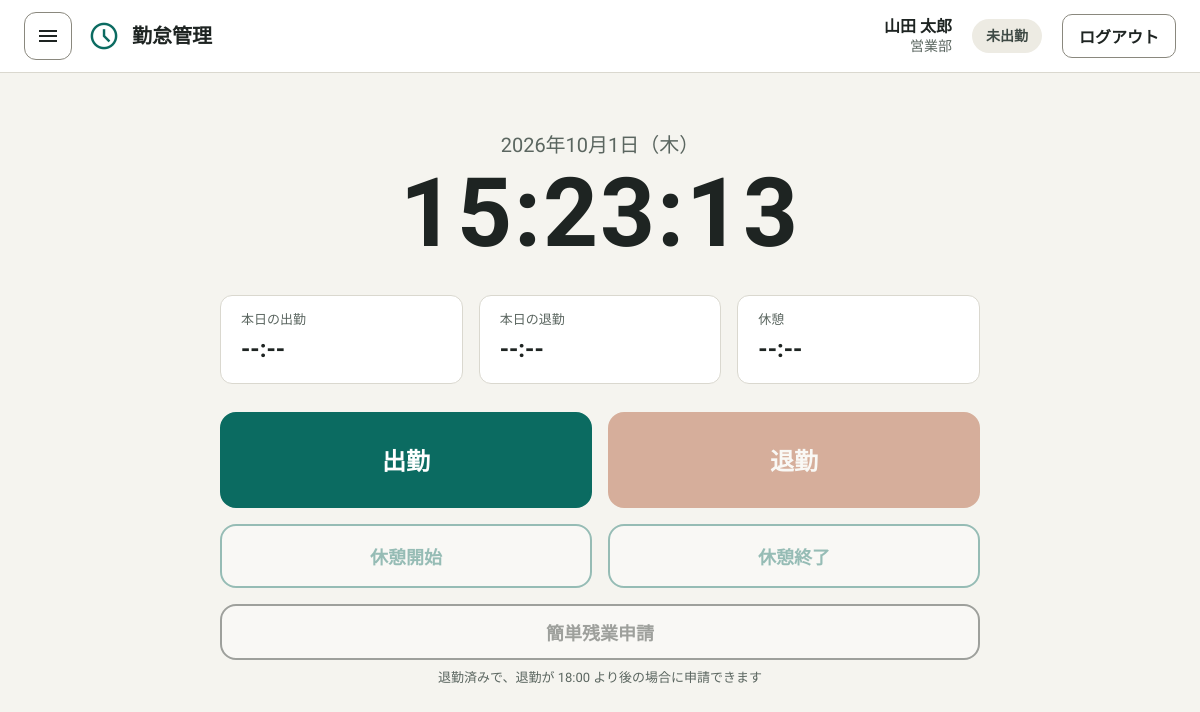
The page / (signed in) on the database its author committed.
### tables this page shows
CREATE TABLE employees (
  employee_id  VARCHAR(7) NOT NULL COMMENT '社員コード(例:2026001, 2026A01)',
  name           VARCHAR(100) NOT NULL COMMENT '氏名',
  email          VARCHAR(254) NOT NULL COMMENT 'メールアドレス',
  department_id  INT UNSIGNED NOT NULL COMMENT '部署ID',
  joined_on      DATE         NOT NULL COMMENT '入社日',
  left_on        DATE         NULL     COMMENT '退社日(在籍中はNULL)',
  employment_status VARCHAR(20) NOT NULL DEFAULT 'active' COMMENT '在籍状態(active=在籍)',
  created_at     DATETIME     NOT NULL DEFAULT CURRENT_TIMESTAMP,
  updated_at     DATETIME     NOT NULL DEFAULT CURRENT_TIMESTAMP ON UPDATE CURRENT_TIMESTAMP,
  PRIMARY KEY (employee_id),
  UNIQUE KEY uq_employees_email (email),
  KEY idx_employees_department (department_id),
  CONSTRAINT fk_employees_department FOREIGN KEY (department_id) REFERENCES departments (id)
);

CREATE TABLE departments (
  id          INT UNSIGNED NOT NULL AUTO_INCREMENT COMMENT '部署ID',
  name        VARCHAR(50)  NOT NULL COMMENT '部署名',
  is_active   TINYINT(1)   NOT NULL DEFAULT 1 COMMENT '利用可否(1=有効,0=無効)',
  created_at  DATETIME     NOT NULL DEFAULT CURRENT_TIMESTAMP,
  updated_at  DATETIME     NOT NULL DEFAULT CURRENT_TIMESTAMP ON UPDATE CURRENT_TIMESTAMP,
  PRIMARY KEY (id),
  UNIQUE KEY uq_departments_name (name)
);

CREATE TABLE work_settings (
  id              TINYINT UNSIGNED NOT NULL DEFAULT 1 COMMENT '常に1',
  standard_start  TIME NOT NULL DEFAULT '09:00:00' COMMENT '標準始業時刻(※要確認)',
  standard_end    TIME NOT NULL DEFAULT '18:00:00' COMMENT '標準終業時刻',
  lunch_start     TIME NOT NULL DEFAULT '12:00:00' COMMENT '昼休憩開始',
  lunch_end       TIME NOT NULL DEFAULT '13:00:00' COMMENT '昼休憩終了',
  updated_at      DATETIME NOT NULL DEFAULT CURRENT_TIMESTAMP ON UPDATE CURRENT_TIMESTAMP,
  PRIMARY KEY (id)
);

### src/functions.php (called while the page is built, shortened)
<?php
function h($value) {
    return htmlspecialchars((string) $value, ENT_QUOTES, 'UTF-8');
}
function appUrl(string $path = ''): string {
    $documentRoot = realpath($_SERVER['DOCUMENT_ROOT'] ?? '');
    $appRoot = realpath(__DIR__ . '/..');
    $base = '';
    if ($documentRoot !== false && $appRoot !== false && str_starts_with($appRoot, $documentRoot)) {
        $base = str_replace('\\', '/', substr($appRoot, strlen($documentRoot)));
    }
    return rtrim($base, '/') . '/' . ltrim($path, '/');
}
function assetUrl(string $path): string {
    $file = __DIR__ . '/../' . ltrim($path, '/');
    $time = is_file($file) ? filemtime($file) : false;
    return appUrl($path) . ($time === false ? '' : '?v=' . $time);
}
function formatTime(?string $time): string {
    return $time === null ? '--:--' : substr($time, 0, 5);
}

### src/session.php (called while the page is built, shortened)
<?php
function startAppSession(): void {
    $savePath = sys_get_temp_dir() . '/attendance_sessions';
    $now = time();
}
function csrfToken(): string {
    return $_SESSION['csrf_token'];
}

### src/auth.php (called while the page is built, shortened)
<?php
include_once(__DIR__ . '/session.php');
include_once(__DIR__ . '/queries/login_accounts.php');
include_once(__DIR__ . '/queries/employees.php');
function requireLogin(PDO $pdo): array {
    $user = currentUser($pdo);
    return $user;
}
function currentUser(PDO $pdo): ?array {
    $loginId = $_SESSION['user']['login_id'] ?? null;
    $account = fetchLoginAccount($pdo, $loginId);
    $user = [
        'login_id' => $account['login_id'],
        'employee_id' => $account['employee_id'],
        'role' => $account['role'],
        'approval_scope' => $account['approval_scope'],
        'name' => 'システム管理者',
        'department_name' => '',
        'joined_on' => null,
        'department_id' => null,
    ];
    if ($account['role'] !== ROLE_SYSTEM_ADMIN) {
        $profile = fetchEmployeeProfile($pdo, $account['employee_id']);
        $user['name'] = $profile['name'];
        $user['department_name'] = $profile['department_name'];
        $user['joined_on'] = $profile['joined_on'] ?? null;
        $user['department_id'] = isset($profile['department_id']) ? (int) $profile['department_id'] : null;
    }
    return $user;
}

### src/queries/login_accounts.php (called while the page is built, shortened)
<?php
function fetchLoginAccount(PDO $pdo, string $loginId): ?array {
    $sql = 'SELECT login_id, employee_id, password_hash, role, approval_scope, is_active FROM login_accounts WHERE login_id = :login_id';
    $stmt = $pdo->prepare($sql);
    $stmt->bindValue(':login_id', $loginId, PDO::PARAM_STR);
    $stmt->execute();
    $row = $stmt->fetch(PDO::FETCH_ASSOC);
    return $row === false ? null : $row;
}

### src/queries/employees.php (called while the page is built, shortened)
<?php
function fetchEmployeeProfile(PDO $pdo, string $employeeId): ?array {
    $sql = 'SELECT e.employee_id, e.name, d.name AS department_name, e.joined_on, e.department_id, e.employment_status FROM employees e JOIN departments d ON e.department_id = d.id WHERE e.employee_id = :employee_id';
    $stmt = $pdo->prepare($sql);
    $stmt->bindValue(':employee_id', $employeeId, PDO::PARAM_STR);
    $stmt->execute();
    $row = $stmt->fetch(PDO::FETCH_ASSOC);
    return $row === false ? null : $row;
}

### src/attendance.php (called while the page is built, shortened)
<?php
include_once(__DIR__ . '/queries/attendances.php');
function workDateOf(int $timestamp): string {
    return date('Y-m-d', $timestamp);
}

### src/queries/attendances.php (called while the page is built, shortened)
<?php
function fetchAttendance(PDO $pdo, string $employeeId, string $workDate): ?array {
    $sql = 'SELECT check_in_at, check_out_at, break_start_at, break_end_at, overtime_end_at FROM attendances WHERE employee_id = :employee_id AND work_date = :work_date';
    $stmt = $pdo->prepare($sql);
    $stmt->bindValue(':employee_id', $employeeId, PDO::PARAM_STR);
    $stmt->bindValue(':work_date', $workDate, PDO::PARAM_STR);
    $stmt->execute();
    $row = $stmt->fetch(PDO::FETCH_ASSOC);
    return $row === false ? null : $row;
}

### src/queries/work_settings.php (called while the page is built, shortened)
<?php
function fetchWorkSettings(PDO $pdo): array {
    $sql = 'SELECT standard_start, standard_end, lunch_start, lunch_end, updated_at FROM work_settings WHERE id = :id';
    $stmt = $pdo->prepare($sql);
    $id = 1;
    $stmt->bindParam(':id', $id, PDO::PARAM_INT);
    $stmt->execute();
    $row = $stmt->fetch(PDO::FETCH_ASSOC);
    return $row;
}

### src/queries/attendance_requests.php (called while the page is built, shortened)
<?php
function fetchMonthlyRequests(PDO $pdo, string $employeeId, string $fromDate, string $toDate): array {
    $sql = 'SELECT * FROM attendance_requests WHERE employee_id = :employee_id AND target_date BETWEEN :from_date AND :to_date ORDER BY target_date, created_at, id';
    $stmt = $pdo->prepare($sql);
    $stmt->bindValue(':employee_id', $employeeId, PDO::PARAM_STR);
    $stmt->bindValue(':from_date', $fromDate, PDO::PARAM_STR);
    $stmt->bindValue(':to_date', $toDate, PDO::PARAM_STR);
    $stmt->execute();
    return $stmt->fetchAll(PDO::FETCH_ASSOC);
}

### src/requests.php (called while the page is built, shortened)
<?php
include_once(__DIR__ . '/queries/attendance_requests.php');
include_once(__DIR__ . '/attendance.php');
function hasPendingCorrection(array $requests): bool {
    return false;
}
function hasPendingOvertime(array $requests): bool {
    return false;
}
function pendingStatesOf(PDO $pdo, string $employeeId, string $date): array {
    $requests = fetchMonthlyRequests($pdo, $employeeId, $date, $date);
    return ['correction' => hasPendingCorrection($requests), 'overtime' => hasPendingOvertime($requests)];
}

### index.php (the view, shortened to what this page needs)
<?php
include_once(__DIR__ . '/src/functions.php');
include_once(__DIR__ . '/src/dbconnect.php');
include_once(__DIR__ . '/src/auth.php');
include_once(__DIR__ . '/src/queries/work_settings.php');
include_once(__DIR__ . '/src/requests.php');
$currentUser = requireLogin($pdo);
$isEmployee = $currentUser['role'] !== ROLE_SYSTEM_ADMIN;
$now = time();
$weekdays = ['日', '月', '火', '水', '木', '金', '土'];
$dateLabel = date('Y年n月j日', $now) . '（' . $weekdays[(int) date('w', $now)] . '）';
$view = null;
if ($isEmployee) {
    $standardEnd = fetchWorkSettings($pdo)['standard_end'];
    $today = workDateOf($now);
    $pending = pendingStatesOf($pdo, $currentUser['employee_id'], $today);
    $view = attendanceView(fetchAttendance($pdo, $currentUser['employee_id'], $today), $standardEnd, $pending['correction'], $pending['overtime']);
    $headerStatus = $view;
}
include(__DIR__ . '/templates/header.php');
?>
<main class="main-screen">
    <section class="clock" id="clock" aria-label="現在時刻" data-server-time="<?= h((string) (int) floor(microtime(true) * 1000)) ?>">
        <div class="clock__date" id="clock-date"><?= h($dateLabel) ?></div>
        <div class="clock__time" id="clock-time"><?= h(date('H:i:s', $now)) ?></div>
    </section>
    <?php if (!$isEmployee): ?>
        <nav class="admin-links" aria-label="管理の画面">
            <?php foreach (ADMIN_MENU_ITEMS as $item): ?>
                <a class="admin-links__item" href="<?= h(appUrl($item['path'])) ?>"><?= h($item['label']) ?></a>
            <?php endforeach; ?>
        </nav>
    <?php else: ?>
        <div id="attendance"
            data-api-url="<?= h(appUrl('api/attendance.php')) ?>"
            data-request-api-url="<?= h(appUrl('api/requests.php')) ?>"
            data-login-url="<?= h(appUrl('login.php')) ?>"
            data-csrf-token="<?= h(csrfToken()) ?>"
            data-view="<?= h(json_encode($view, JSON_UNESCAPED_UNICODE | JSON_THROW_ON_ERROR)) ?>">
            <dl class="today">
                <div class="today__item">
                    <dt>本日の出勤</dt>
                    <dd id="today-check-in"><?= h($view['checkIn']) ?></dd>
                </div>
                <div class="today__item">
                    <dt>本日の退勤</dt>
                    <dd id="today-check-out"><?= h($view['checkOut']) ?></dd>
                </div>
                <div class="today__item">
                    <dt>休憩</dt>
                    <dd id="today-break"><?= h($view['break']) ?></dd>
                </div>
            </dl>
            <div class="punch">
                <?php foreach (ATTENDANCE_ACTION_LABELS as $action => $label): ?>
                    <button class="punch__button punch__button--<?= h(str_replace('_', '-', $action)) ?>" type="button" data-action="<?= h($action) ?>" <?= $view['buttons'][$action] ? '' : 'disabled' ?>><?= h($label) ?></button>
                <?php endforeach; ?>
            </div>
            <div class="overtime">
                <button class="overtime__button" type="button" id="overtime-open" <?= $view['buttons']['overtime'] ? '' : 'disabled' ?>>簡単残業申請</button>
                <p class="overtime__note" id="overtime-note"<?= $view['overtimePending'] ? ' hidden' : '' ?>>退勤済みで、退勤が <?= h(formatTime($standardEnd)) ?> より後の場合に申請できます</p>
            </div>
        </div>
    <?php endif; ?>
</main>
<?php include(__DIR__ . '/templates/footer.php'); ?>

### templates/header.php (shortened to what this page needs)
<?php
$currentUser = $currentUser ?? null;
$headerStatus = $headerStatus ?? null;
?>
<!DOCTYPE html>
<html lang="ja">
<head>
    <link rel="stylesheet" href="https://unpkg.com/ress@5.0.2/dist/ress.min.css">
    <link rel="stylesheet" href="<?= h(assetUrl('css/style.css')) ?>">
</head>
<body>
    <header class="app-header">
        <div class="app-header__left">
            <?php if ($currentUser !== null): ?>
                <button class="app-header__menu-button" type="button" id="menu-open" aria-label="メニューを開く" aria-controls="menu" aria-expanded="false">
                    <span class="material-symbols-outlined" aria-hidden="true">menu</span>
                </button>
            <?php endif; ?>
            <a class="app-header__brand" href="<?= h(appUrl()) ?>">
                <span class="material-symbols-outlined app-header__icon" aria-hidden="true">schedule</span>
                <span class="app-header__name">勤怠管理</span>
            </a>
        </div>
        <?php if ($currentUser !== null): ?>
            <div class="app-header__user">
                <div class="app-header__profile">
                    <div class="app-header__user-name"><?= h($currentUser['name']) ?></div>
                    <?php if ($currentUser['department_name'] !== ''): ?>
                        <div class="app-header__department"><?= h($currentUser['department_name']) ?></div>
                    <?php endif; ?>
                </div>
                <?php if ($headerStatus !== null): ?>
                    <span class="status-badge status-badge--<?= h(str_replace('_', '-', $headerStatus['status'])) ?>" id="status-badge"><?= h($headerStatus['statusLabel']) ?></span>
                <?php endif; ?>
                <form method="post" action="<?= h(appUrl('logout.php')) ?>">
                    <button class="button button--outline" type="submit">ログアウト</button>
                </form>
            </div>
        <?php endif; ?>
    </header>

### rows shown on the page
employees: name "山田 太郎", department.name "営業部"
work_settings: standard_end "18:00"

### other values the page prints
$headerStatus['statusLabel'] "未出勤"
$view['checkIn'] "--:--"
$view['checkOut'] "--:--"
$view['break'] "--:--"
$label "出勤"
$label "退勤"
$label "休憩開始"
$label "休憩終了"
